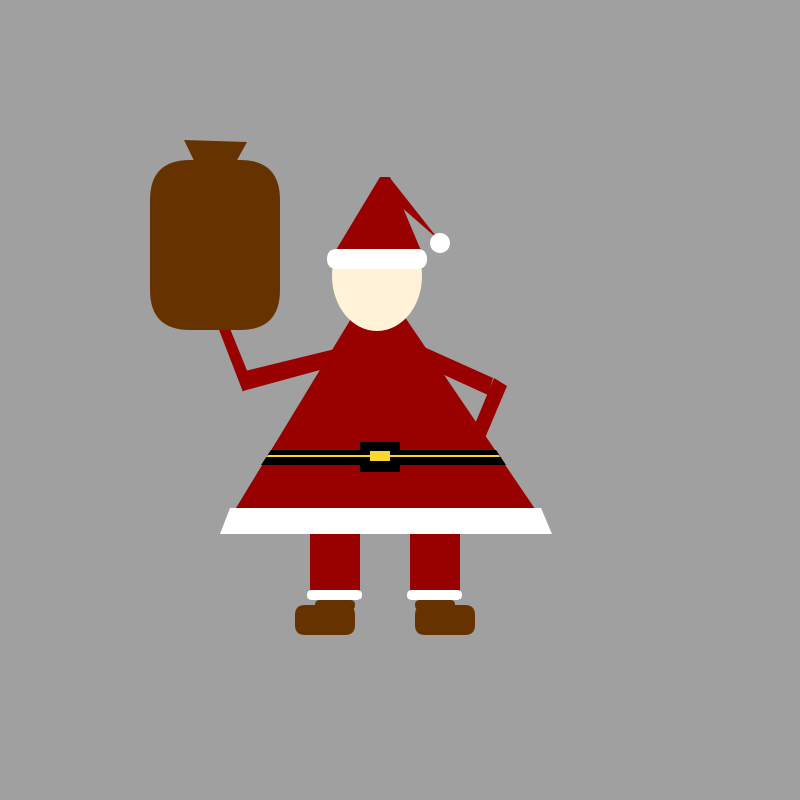
Frame 1 (no input)
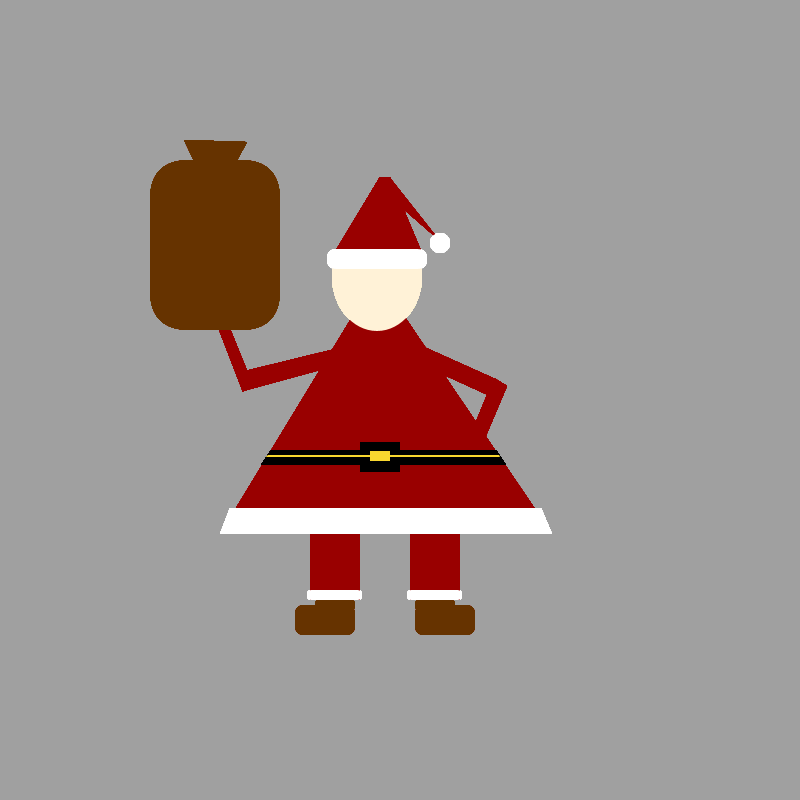
Frame 60 (the mouse pressed at the canvas centre just before this capture)
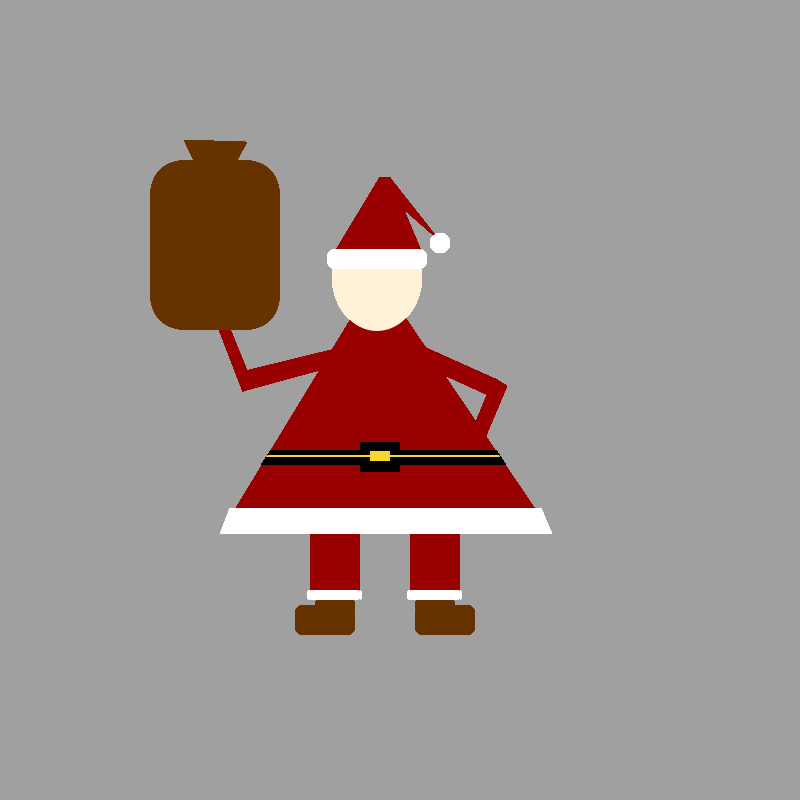
Frame 120 (the mouse held since frame 60 and released just before this capture)

The Processing sketch that drew these frames (run headless with seeded random() and noise(); from frame 60 on, the mouse is pressed at the canvas centre):

// Processing sketch: luckaTjugofyra
// ── luckaTjugofyra.pde
void setup() {
  size (800, 800);
  background (160);
}
void draw() {
  luckaTjugofyra();
  println(mouseX, mouseY);
}
void luckaTjugofyra () {
  noStroke();
  //KROPP & BYXOR
  fill(153, 0, 0);
  triangle(377, 276, 550, 531, 222, 531); //kropp
  rect (310, 530, 50, 70); //vänster ben
  rect (410, 530, 50, 70); //höger ben
  quad(241,372,335,349,320,370,243,391);
  quad(211,309,222,309,248,373,243,392);
  quad(424,347,493,378,488,395,442,374);
  quad(494,378,507,386,485,438,475,424);
 
 
  //SKOR
  fill(102, 51, 0);
  rect(315, 600, 40, 10, 10);
  rect(415, 600, 40, 10, 10);
  rect(295, 605, 60, 30, 10);
  rect(415, 605, 60, 30, 10);

  //VIT PÅ BYXOR
  fill(255);
  rect(307, 590, 55, 10, 10);
  rect(407, 590, 55, 10, 10);

  //VITT PÅ KROPP
  fill(255);
  quad(230, 508, 541, 508, 552, 534, 220, 534);

  //SKÄRP
  fill(0);
  quad(271, 450, 496, 450, 506, 465, 261, 465);
  rect(360,442,40,30);
  fill(249,215,47);
  quad(268, 455, 499, 455, 500, 457, 266, 457);
  rect(370,451,20,10);
  
  //ANSIKTE
  fill(255,242,215);
  ellipse (377,276,90,110); //face
 //HATT
 fill(153, 0, 0);
 quad(380,177,390,177,425,260,330,260);
 triangle(390,178,439,240,400,206);
 fill(255);
 ellipse(440,243,20,20);
 rect(327,249,100,20,10);
 
 //SÄCK
fill(102, 51, 0);
rect(150,160,130,170,40);
triangle(184,140,247,142,214,202);
 
}
